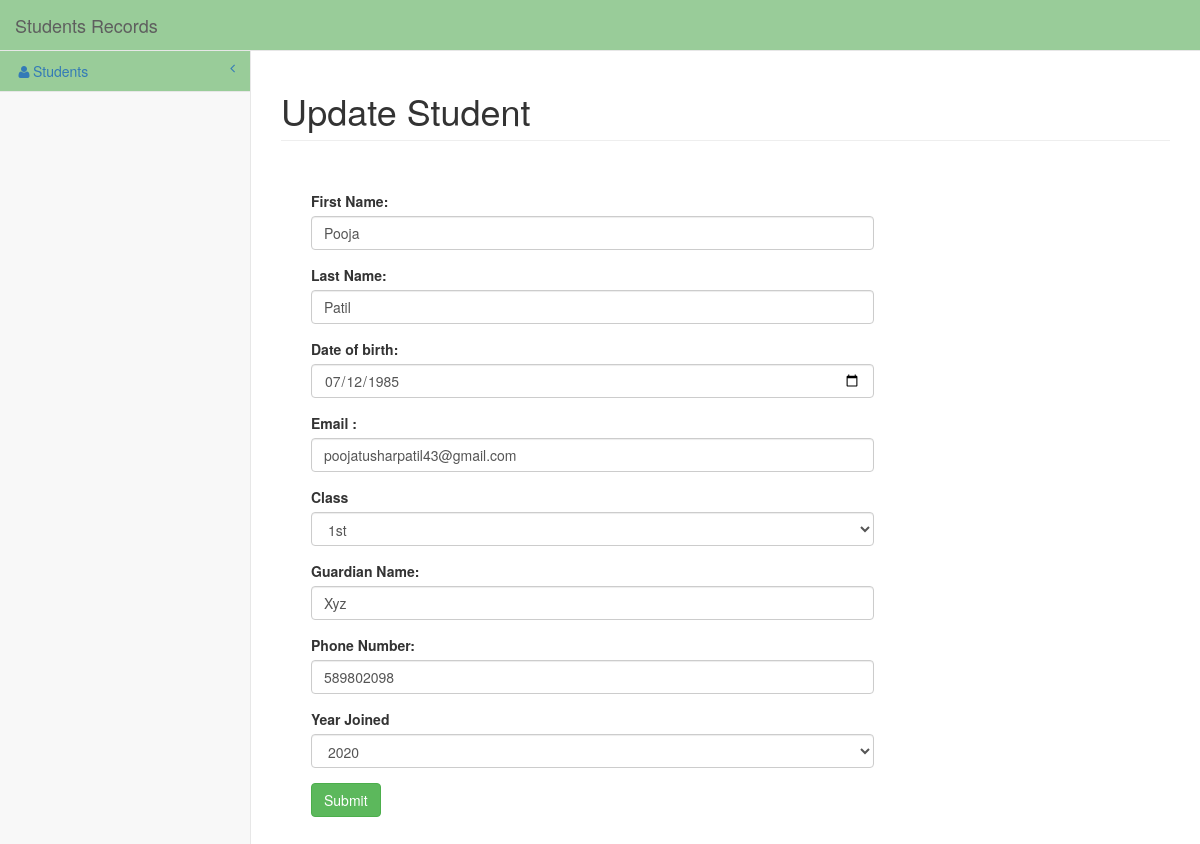
/admin/index.php?page=update_students&id=44, run on the app's committed database.
### tables this page shows
CREATE TABLE `students` (
  `id` int(11) NOT NULL,
  `first_name` varchar(100) NOT NULL,
  `last_name` varchar(100) NOT NULL,
  `dob` date NOT NULL,
  `email` varchar(255) NOT NULL,
  `class` int(11) NOT NULL,
  `guardian_name` varchar(100) DEFAULT NULL,
  `phone_number` varchar(50) NOT NULL,
  `date_added` datetime NOT NULL DEFAULT current_timestamp(),
  `date_updated` timestamp NOT NULL DEFAULT current_timestamp() ON UPDATE current_timestamp(),
  `year_joined` int(11) DEFAULT NULL
);

### admin/index.php (called while the page is built, shortened)
<?php
require "controllers/Maincontroller.php";
require "models/database.php";
$config = require "resources/config/config.php";
$dsn = "mysql:host=".$config['db_host'].";dbname=".$config['db_name'].";charset=".$config['db_charset'];
$pdo = new PDO($dsn, $config['db_user'], $config['db_password'], $config['db_options']);
$db = new Database($pdo);
$maincontroller = new Maincontroller($db);
$maincontroller->index();

### admin/models/database.php (called while the page is built, shortened)
<?php
class Database {
    private $pdo;
    public function __construct(PDO $pdo) {
        $this->pdo = $pdo;
    }
    public function getById($table, $id){
        $stm = $this->pdo->prepare('SELECT * FROM '.$table.' WHERE `id` = :id');
        $stm->bindValue(':id', $id);
        $success = $stm->execute();
        $row = $stm->fetch(PDO::FETCH_ASSOC);
        return ($success) ? $row: [];
    }
}

### admin/views/update_students.php (the view, shortened to what this page needs)
<?php require 'header.php';?>
    <h1 class="page-header">Update Student</h1>
    <div class="col-lg-8" style="margin:15px;">
	<form method="post" action="./index.php?page=do_update_students">
	<div class="control-group form-group">
    	<div class="controls">
        	<label>First Name:</label>
            	<input type="text" value="<?php echo $students['first_name'];?>" name="first_name" class="form-control" required>
        </div>
   	</div>
    <div class="control-group form-group">
    	<div class="controls">
        	<label>Last Name:</label>
            	<input type="text" value="<?php echo $students['last_name'];?>" name="last_name" class="form-control" required>
        </div>
   	</div>
       <div class="control-group form-group">
    	<div class="controls">
        	<label>Date of birth:</label>
            	<input type="date" value="<?php echo $students['dob'];?>" name="dob" class="form-control" required>
        </div>
   	</div>
       <div class="control-group form-group">
    	<div class="controls">
        	<label>Email :</label>
            	<input type="email" value="<?php echo $students['email'];?>"  name="email" class="form-control" required>
        </div>
    </div>
	<div class="control-group form-group">
    	<div class="controls">
        	<label>Class</label>
                    <select name="class" class="form-control" required>
                        <option <?php echo ($students['class'] == '1')?"selected":"" ?>>1st</option>
					</select>
        </div>
    </div>
    <div class="control-group form-group">
    	<div class="controls">
        	<label>Guardian Name:</label>
            	<input type="text" value="<?php echo $students['guardian_name'];?>" name="guardian_name" class="form-control">
        </div>
   	</div>
	<div class="control-group form-group">
    	<div class="controls">
        	<label>Phone Number:</label>
            	<input type="text" id="phone_number" value="<?php echo $students['phone_number'];?>" class="form-control" maxlength="10" name="phone_number"  required>
        </div>
  	</div>
      <div class="control-group form-group">
    	<div class="controls">
        	 <label>Year Joined</label>
                <?php
                    $currently_selected = $students['year_joined'];
                    $earliest_year = 1980;
                    $latest_year = date('Y');
                    print '<select name="year_joined" class="form-control">';
                    foreach ( range( $latest_year, $earliest_year ) as $i ) {
                        print '<option value="'.$i.'"'.($i == $currently_selected ? ' selected="selected"' : '').'>'.$i.'</option>';
                    }
                    print '</select>';
                    ?>
        </div>
    </div>
	<div class="control-group form-group">
    	<div class="controls">
            	<input type="submit" class="btn btn-success"  name="update_students" id="update_students">
        </div>
  	</div>
	</form>
</div>
<?php require 'footer.php';?>

### admin/assets/css/sb-admin-2.css (style rules this page uses)
body { background-color: #f8f8f8; }

### data on the page
students: first_name "Pooja", last_name "Patil", dob "07/12/1985", email "poojatusharpatil43@gmail.com", class "1st", guardian_name "Xyz", phone_number "589802098", year_joined "2020"
